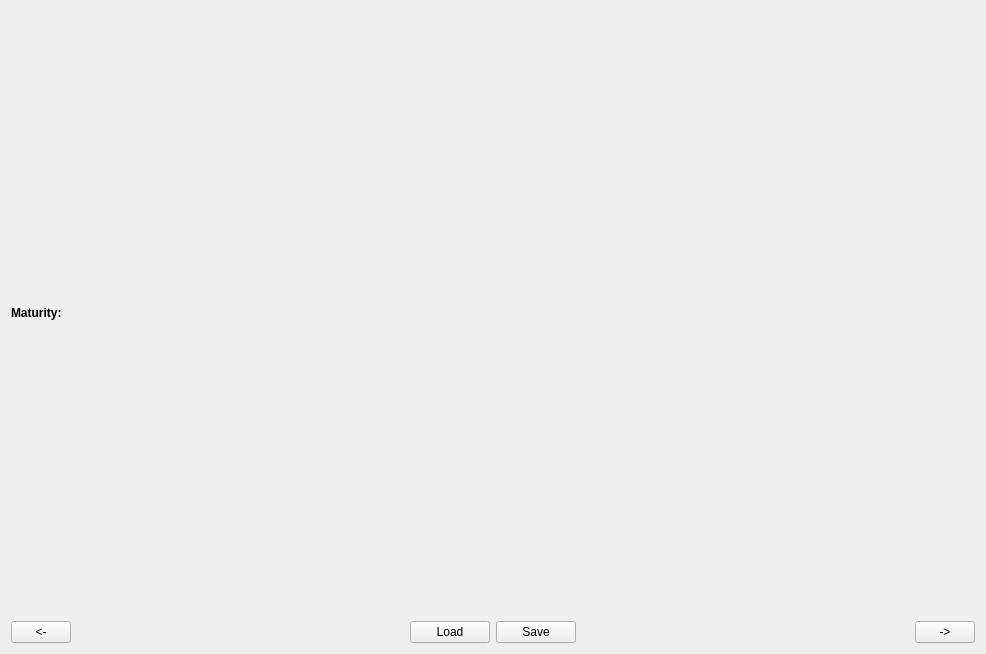
<?xml version="1.0" encoding="UTF-8"?>
<ui version="4.0">
 <class>SSCAA_Tab4_MaturityTab</class>
 <widget class="QWidget" name="SSCAA_Tab4_MaturityTab">
  <property name="geometry">
   <rect>
    <x>0</x>
    <y>0</y>
    <width>986</width>
    <height>654</height>
   </rect>
  </property>
  <property name="windowTitle">
   <string>Form</string>
  </property>
  <layout class="QVBoxLayout" name="verticalLayout">
   <item>
    <layout class="QHBoxLayout" name="horizontalLayout">
     <item>
      <widget class="QLabel" name="SSCAA_Tab4_TitleLBL">
       <property name="font">
        <font>
         <weight>75</weight>
         <bold>true</bold>
        </font>
       </property>
       <property name="text">
        <string>Maturity:</string>
       </property>
      </widget>
     </item>
     <item>
      <widget class="QLabel" name="SSCAA_Tab4_SpeciesLBL">
       <property name="text">
        <string/>
       </property>
      </widget>
     </item>
     <item>
      <spacer name="horizontalSpacer">
       <property name="orientation">
        <enum>Qt::Horizontal</enum>
       </property>
       <property name="sizeHint" stdset="0">
        <size>
         <width>40</width>
         <height>20</height>
        </size>
       </property>
      </spacer>
     </item>
    </layout>
   </item>
   <item>
    <layout class="QVBoxLayout" name="SSCAA_Tab4_MaturityLT"/>
   </item>
   <item>
    <layout class="QHBoxLayout" name="horizontalLayout_87">
     <item>
      <widget class="QPushButton" name="SSCAA_Tab4_PrevPB">
       <property name="sizePolicy">
        <sizepolicy hsizetype="Fixed" vsizetype="Fixed">
         <horstretch>0</horstretch>
         <verstretch>0</verstretch>
        </sizepolicy>
       </property>
       <property name="minimumSize">
        <size>
         <width>60</width>
         <height>0</height>
        </size>
       </property>
       <property name="maximumSize">
        <size>
         <width>60</width>
         <height>16777215</height>
        </size>
       </property>
       <property name="toolTip">
        <string>Go to the previous page</string>
       </property>
       <property name="statusTip">
        <string>Go to the previous page</string>
       </property>
       <property name="text">
        <string>&lt;-</string>
       </property>
      </widget>
     </item>
     <item>
      <spacer name="horizontalSpacer_95">
       <property name="orientation">
        <enum>Qt::Horizontal</enum>
       </property>
       <property name="sizeHint" stdset="0">
        <size>
         <width>40</width>
         <height>20</height>
        </size>
       </property>
      </spacer>
     </item>
     <item>
      <widget class="QPushButton" name="SSCAA_Tab4_LoadPB">
       <property name="enabled">
        <bool>true</bool>
       </property>
       <property name="toolTip">
        <string>Load table data</string>
       </property>
       <property name="statusTip">
        <string>Load table data</string>
       </property>
       <property name="text">
        <string>Load</string>
       </property>
      </widget>
     </item>
     <item>
      <widget class="QPushButton" name="SSCAA_Tab4_SavePB">
       <property name="enabled">
        <bool>true</bool>
       </property>
       <property name="toolTip">
        <string>Save above table data</string>
       </property>
       <property name="statusTip">
        <string>Save above table data</string>
       </property>
       <property name="text">
        <string>Save</string>
       </property>
      </widget>
     </item>
     <item>
      <spacer name="verticalSpacer_42">
       <property name="orientation">
        <enum>Qt::Horizontal</enum>
       </property>
       <property name="sizeType">
        <enum>QSizePolicy::Expanding</enum>
       </property>
       <property name="sizeHint" stdset="0">
        <size>
         <width>48</width>
         <height>20</height>
        </size>
       </property>
      </spacer>
     </item>
     <item>
      <widget class="QPushButton" name="SSCAA_Tab4_NextPB">
       <property name="sizePolicy">
        <sizepolicy hsizetype="Fixed" vsizetype="Fixed">
         <horstretch>0</horstretch>
         <verstretch>0</verstretch>
        </sizepolicy>
       </property>
       <property name="minimumSize">
        <size>
         <width>60</width>
         <height>0</height>
        </size>
       </property>
       <property name="maximumSize">
        <size>
         <width>60</width>
         <height>16777215</height>
        </size>
       </property>
       <property name="toolTip">
        <string>Go to next tab page</string>
       </property>
       <property name="statusTip">
        <string>Go to next tab page</string>
       </property>
       <property name="text">
        <string>-&gt;</string>
       </property>
      </widget>
     </item>
    </layout>
   </item>
  </layout>
 </widget>
 <resources/>
 <connections/>
</ui>
